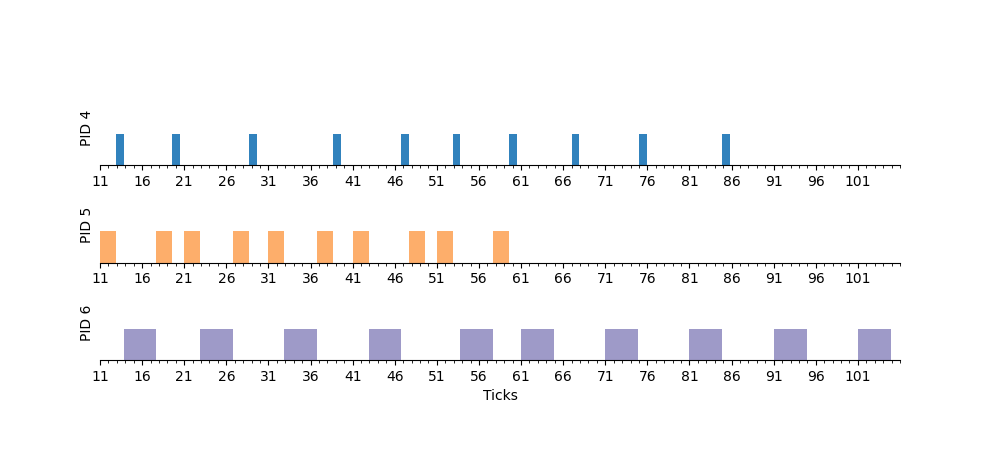

Write Python code to recreate this figure.
#!/opt/homebrew/anaconda3/bin/python

#----------------------------------------------------------------
#
#  4190.307 Operating Systems (Spring 2024)
#
#  Project #3: The EDF Scheduler
#
#  April 11, 2024
#
#  Jin-Soo Kim
#  Systems Software & Architecture Laboratory
#  Dept. of Computer Science and Engineering
#  Seoul National University
#
#----------------------------------------------------------------

import sys
import matplotlib.pyplot as plt

def draw(file, figfile):
    data = []
    stack = []

    pidset = set()
    lineno = 0
    with open(file) as f:
        for line in f:
            lineno += 1
            if line and line[0].isdigit():
                l = line.strip().split()
                time = int(l[0])
                pid = int(l[1])
                action = l[2]
                pidset.add(pid)

                if action == 'starts':
                    stack.append((time, pid))
                elif action == 'ends':
                    st, sp = stack.pop()
                    data.append((st, time, pid))
                else:
                    print(f'Unknown string "{action}" in line {lineno}')
                    sys.exit(1)

    pids = list(pidset)
    intervals = {}
    for start, end, pid in data:
        if start not in intervals:
            intervals[start] = []
        if end not in intervals:
            intervals[end] = []
        intervals[start].append((pid, 1))
        intervals[end].append((pid, -1))
    
    intervals = sorted(intervals.items())

    start = intervals[0][0]
    lastpid = (intervals[0][1])[0][0]
    active_pids = [lastpid]
    runtimes = []
    mintime = start

    for t, changes in intervals[1:]:
        if lastpid != -1:
            runtimes.append((start, t, lastpid))
        for pid, state in changes:
            if state == 1:
                active_pids.append(pid)
            elif state == -1:
                active_pids.remove(pid)
        if not active_pids:
            lastpid = -1
        else:
            lastpid = active_pids[-1]
        start = t
    
    maxtime = start
    pidrun = { p:[] for p in pids }  
    for start, end, pid in runtimes:
        pidrun[pid].append((start, end))
    
    fig, axs = plt.subplots(len(pids), 1, figsize=(10, len(pids)*1.5), sharex=False)
    plt.subplots_adjust(left=0.1, right=0.9, top=0.8, bottom=0.2, wspace=0.5, hspace=0.3)
    ylabels = [ "PID "+str(x) for x in pids]
    cmap = plt.cm.tab20c
    colors = [cmap(i / len(pids)) for i in range(len(pids))]

    for i in range(len(pids)):
        pid = pids[i]
        axs[i].set_xlim(left=mintime//10, right=maxtime//10+2)
        axs[i].set_ylim(bottom=0, top=1.2)
        axs[i].set_xticks(list(range(mintime//10, maxtime//10+2, 5)))
        axs[i].tick_params(axis='x', which='minor', bottom=True, direction='out', length=2)
        axs[i].minorticks_on()
        axs[i].set_yticks([])
        axs[i].set_ylabel(ylabels[i])
        axs[i].spines['top'].set_visible(False)
        axs[i].spines['left'].set_visible(False)
        axs[i].spines['right'].set_visible(False)

        for start, end in pidrun[pid]:
            rstart = start / 10.0
            rend = end / 10.0
            axs[i].barh(0, rend-rstart, left=rstart, height=1, color=colors[i])
                    
    plt.xlabel('Ticks')
    plt.savefig(figfile, format='png')
    plt.close()


if __name__=="__main__":
    if(len(sys.argv) > 3):
        print("usage : ./graph.py xv6.log graph.png")
    data = sys.argv[1] if len(sys.argv) > 1 else 'xv6.log'
    fig = sys.argv[2] if len(sys.argv) > 2 else 'graph.png'
    draw(data, fig)
    print("graph saved in the '%s' file" % fig);
